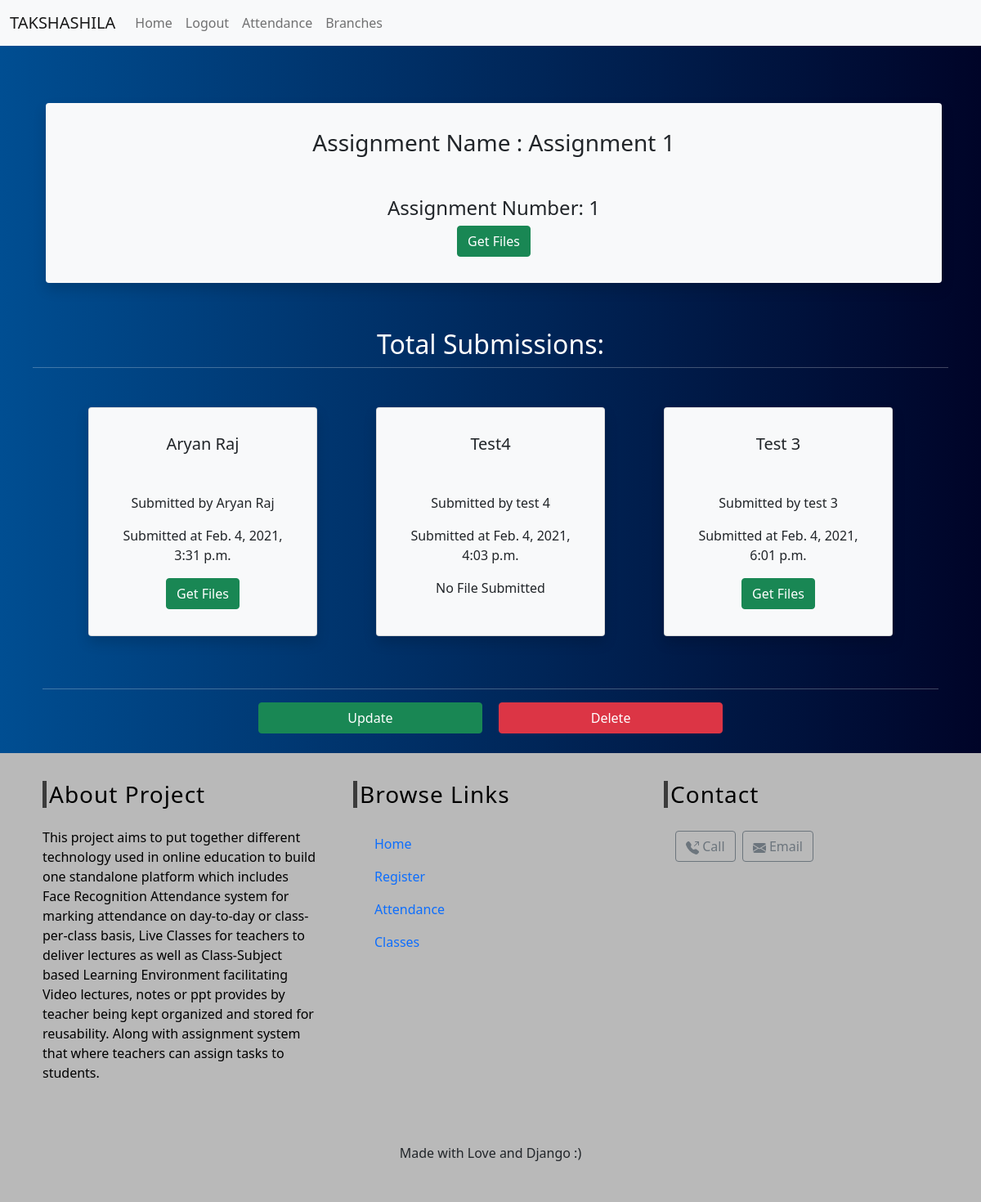
Screenshot of /classes/assignments/3cs3-05/02 (signed in) with the database file from the repository.
### classes/models.py (models this page shows, shortened)
class Assignment(models.Model):
    assignment_id = models.CharField(max_length=100,unique=True)
    branch = models.ForeignKey(Branch, on_delete=models.CASCADE)
    semester = models.ForeignKey(Semester, on_delete=models.CASCADE)
    subject = models.ForeignKey(Subject, on_delete=models.CASCADE, related_name='assignment')
    created_by = models.ForeignKey(User,on_delete=models.CASCADE)
    created_at = models.DateTimeField(auto_now_add=True)
    name = models.CharField(max_length=250)
    position = models.PositiveSmallIntegerField(verbose_name="Assignment Number")
    slug = models.SlugField(null=True, blank=True)
    file = models.FileField(upload_to=assignment_files,verbose_name="Files", blank=True,null=True)

class Submission(models.Model):
    submission_id = models.CharField(max_length=100,unique=True)
    assignment = models.ForeignKey(Assignment, on_delete=models.CASCADE, related_name='submission')
    created_by = models.ForeignKey(User,on_delete=models.CASCADE)
    created_at = models.DateTimeField(auto_now_add=True)
    name = models.CharField(max_length=250)
    slug = models.SlugField(null=True, blank=True)
    ans_file = models.FileField(upload_to=submission_files,verbose_name="Files", blank=True,null=True)

### classes/views.py (the view)
# urls.py: path('assignments/<str:subject>/<slug:slug>',views.AssignmentDetailView.as_view(), name='assignment_detail'),
class AssignmentDetailView(DetailView):
    context_object_name = 'assignment'
    model = Assignment
    template_name = 'classes/assignment_detail_view.html'
    def get_context_data(self, **kwargs):
        context = super(AssignmentDetailView,self).get_context_data(**kwargs)
        self.object = self.get_object()
        for submission in self.object.submission.all():
            if submission.created_by == self.request.user:
                context['submited'] = submission
        return context

### classes/templates/classes/assignment_detail_view.html (shortened to what this page needs)
{% extends 'index.html' %}
{% load crispy_forms_tags %}
{% block content %}
{% if user.is_authenticated %}
    <div class="card-heading card text-dark bg-light col-lg-12 shadow p-3 mb-5 mx-1 px-4">
        <div class="card-body">
            <h3 class="card-title mb-5">Assignment Name : {{assignment.name}}</h3>
            <h4 class="card-text">Assignment Number: {{assignment.position}}</h4>
            {% if assignment.file %}
                <a href="{{assignment.file.url}}" download>
                    <button type="button" class="btn btn-success"><span>Get Files</span></button>
                </a>
            {% else %}
                <p class="card-text">No file uploaded</p>
            {% endif %}
        </div>
    </div>
    {% if user.profile.user_type == "teacher" %}
        <div class="card-views row">
            <h2 class="card-text mb-2 mt-2">Total Submissions: </h2>
            <hr class="mb-5" />
        {% for submissions in assignment.submission.all %}
            <div class="card text-center text-dark bg-light col-md-3 col-sm-5 shadow p-3 mb-5 mx-1 px-4">
                <div class="card-body">
                    <h5 class="card-title mb-5">{{submissions.name}}</h5>
                    <p class="card-text">Submitted by {{submissions.created_by.first_name}} {{submissions.created_by.last_name}}</p>
                    <p class="card-text">Submitted at {{submissions.created_at}}</p>
                    {% if submissions.ans_file %}
                        <a href="{{submissions.ans_file.url}}" download>
                            <button type="button" class="btn btn-success"><span>Get Files</span></button>
                        </a>
                    {% else %}
                        <p class="card-text">No File Submitted</p>
                    {% endif %}
                </div>
            </div>
        {%endfor%}
        </div>
        <hr />
        <div style="text-align: center;">
            <a href="{% url 'classes:assignment_update' subject=assignment.subject.slug slug=assignment.slug %}" class=" btn btn-success col-sm-5 col-lg-3 mx-2 mb-1">Update</a>
            <a href="{% url 'classes:assignment_delete' subject=assignment.subject.slug slug=assignment.slug %}" class=" btn btn-danger col-sm-5 col-lg-3 mx-2 mb-1">Delete</a>
        </div>
    {% endif %}
{% else %}
<script>
    alert("You are not authorised")
    window.location.replace("{% url 'index' %}");
</script>
{% endif %}
{% endblock %}

### templates/index.html (style rules this page uses)
h1,h2 { color: #fff !important; }
body { background: #000428; background: -webkit-linear-gradient(to right, #004e92, #000428); background: linear-gradient(to right, #004e92, #000428); }
.card-views { display: flex; justify-content: space-evenly; flex-direction: row; flex-wrap: wrap; text-align: center; margin-top: 20px; }
hr { background-color: #fff; }

### classes/templates/classes/assignment_detail_view.html (style rules this page uses)
.card-heading { text-align: center; line-height: 1.2rem; color: #000; border: 1px; }

### rows the page displays
Assignment: name "Assignment 1", position "1"
Submission: name "Aryan Raj", created_by.first_name "Aryan", created_by.last_name "Raj", created_at "Feb. 4, 2021, 3:31 p.m."
Submission: name "Test4", created_by.first_name "test", created_by.last_name "4", created_at "Feb. 4, 2021, 4:03 p.m.", ans_file "No File Submitted"
Submission: name "Test 3", created_by.first_name "test", created_by.last_name "3", created_at "Feb. 4, 2021, 6:01 p.m."
